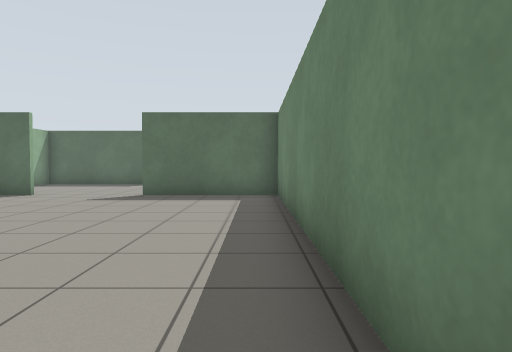
[1] (above)

16 first-person views from a walk through a world built for the Gazebo simulator. The camera is 0.94 m above the floor, tilts 2° down and sees 75° across. The floor is counted in squares, 1 m on a side. Each view is taken from the middle of a square. On the plan, view 1 faces up. The plan holds only what a view shows up to about 12 squares ahead; the rest is blank.

[2]
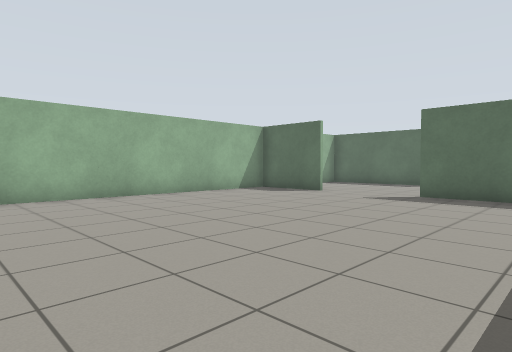

[3]
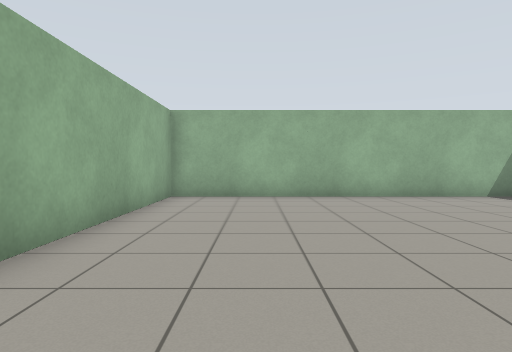

[4]
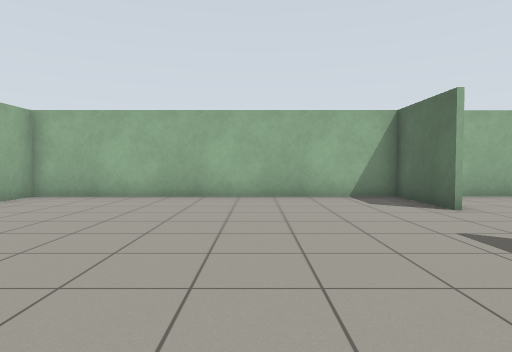

[5]
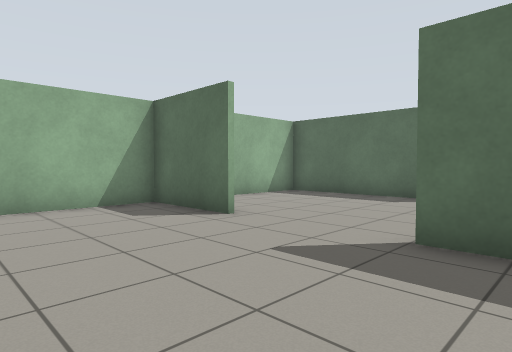

[6]
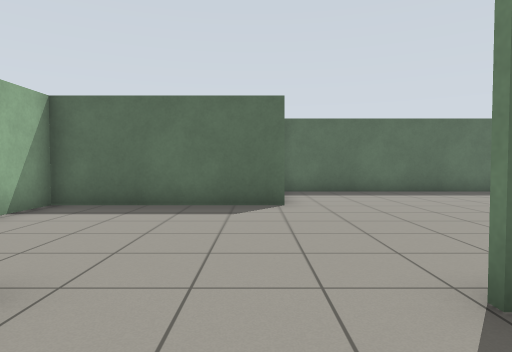

[7]
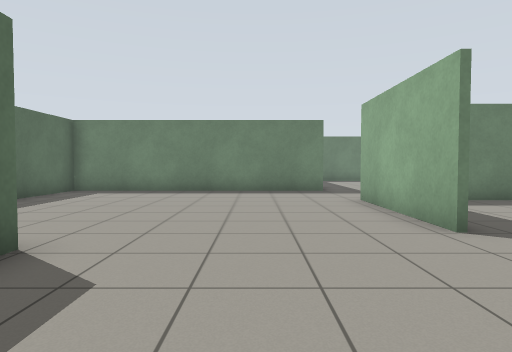

[8]
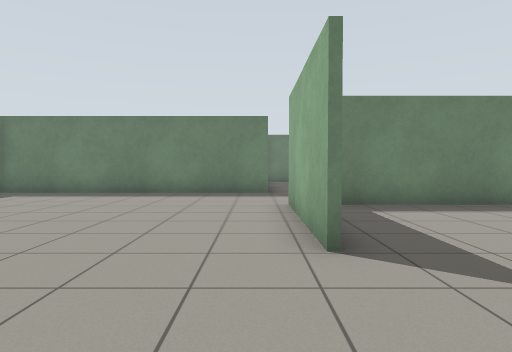

[9]
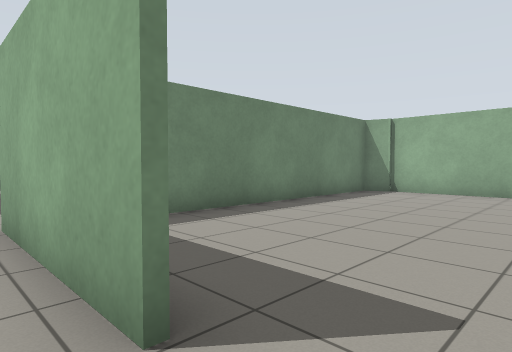

[10]
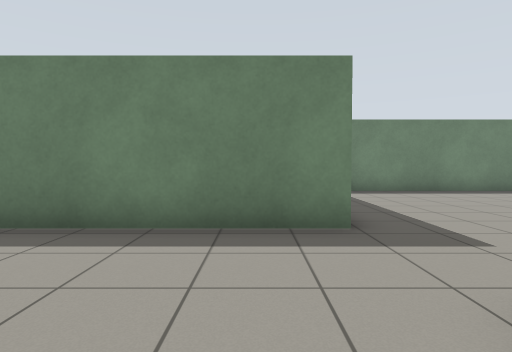

[11]
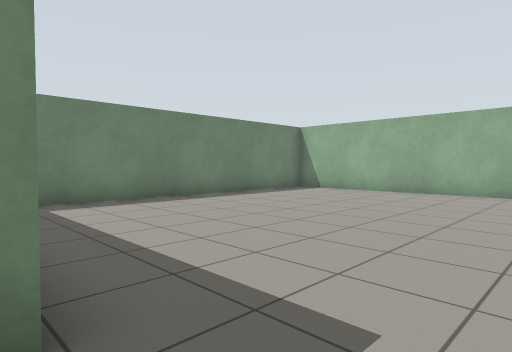

[12]
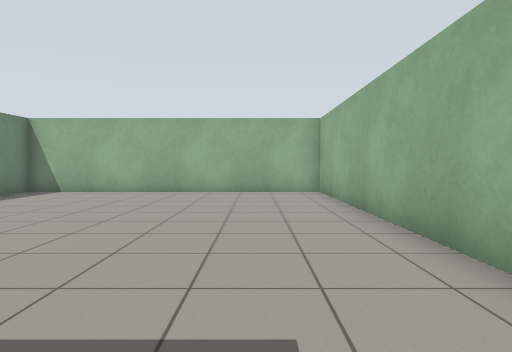

[13]
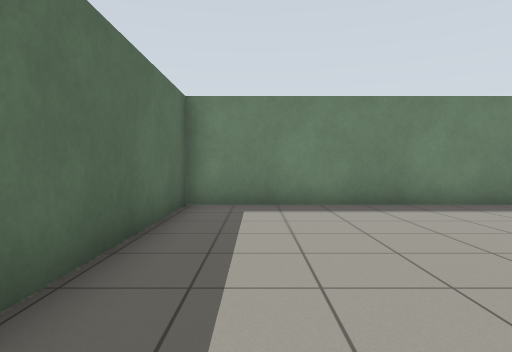

[14]
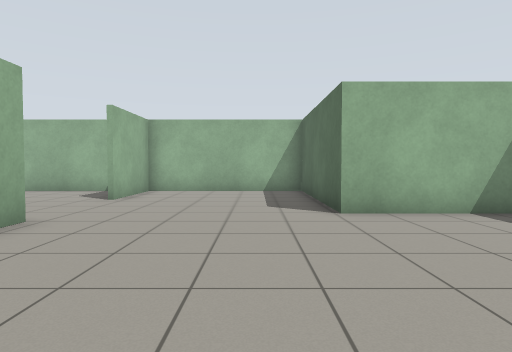

[15]
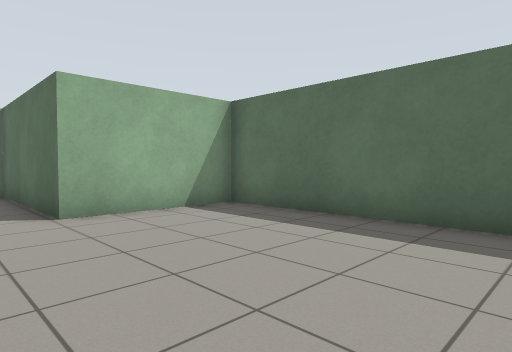

[16]
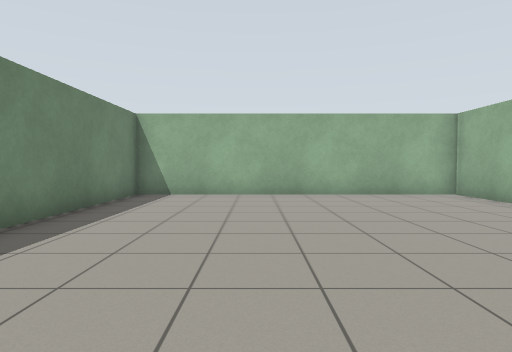

### Floor plan
Ten units are one square. View 1 is at (0, 0); x grows to the right and y downward. Boxes are objects, and circles mark ways between rooms. Rooms are numbered by the first view taken in them; rooms with no view inside come last. Other rooms are left out.
<svg viewBox="-102 -200 214 209">
<path fill="none" stroke="#000" d="M-67 -101 -97 -101M-97 -99 -97 3 0 3M-2 4 7 1 7 -101 -35 -101M-35 -102 9 -102M38 -105 38 -195 -43 -195 -43 -156 -97 -156 -97 -99M-97 -102 -67 -102M8 -82 8 3 107 3 107 -106 50 -106"/>
<circle cx="-50" cy="-100" r="3" fill="#2a7"/>
<circle cx="25" cy="-110" r="3" fill="#2a7"/>
<text x="-50" y="-50">1</text>
<text x="-20" y="-140">2</text>
<text x="60" y="-50">3</text>
</svg>
Room 1 opens to room 2. Room 2 opens to room 3.

Where each view was taken, in squares from view 1:
view 1: 0 up, 0 right, facing up
view 2: 0 up, 0 right, facing up-left
view 3: 2 up, 0 right, facing left
view 4: 6 up, 0 right, facing left
view 5: 6 up, 2 left, facing up-left
view 6: 8 up, 5 left, facing up
view 7: 13 up, 8 left, facing right
view 8: 11 up, 7 left, facing right
view 9: 11 up, 5 left, facing down-right
view 10: 12 up, 1 left, facing right
view 11: 11 up, 2 right, facing down-right
view 12: 11 up, 3 right, facing down
view 13: 9 up, 3 right, facing right
view 14: 14 up, 2 right, facing left
view 15: 14 up, 2 right, facing up-left
view 16: 10 up, 7 right, facing down
